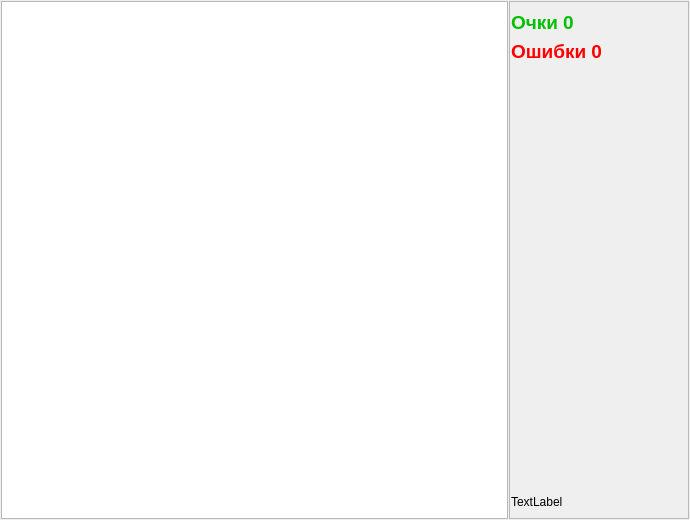
<?xml version="1.0" encoding="UTF-8"?>
<ui version="4.0">
 <class>TrenTakePutPatientWindow</class>
 <widget class="QDialog" name="TrenTakePutPatientWindow">
  <property name="geometry">
   <rect>
    <x>0</x>
    <y>0</y>
    <width>690</width>
    <height>520</height>
   </rect>
  </property>
  <property name="windowTitle">
   <string>Тренажер</string>
  </property>
  <layout class="QHBoxLayout" name="horizontalLayout">
   <property name="spacing">
    <number>1</number>
   </property>
   <property name="leftMargin">
    <number>1</number>
   </property>
   <property name="topMargin">
    <number>1</number>
   </property>
   <property name="rightMargin">
    <number>1</number>
   </property>
   <property name="bottomMargin">
    <number>1</number>
   </property>
   <item>
    <widget class="QGraphicsView" name="gvGame"/>
   </item>
   <item>
    <widget class="QFrame" name="frParams">
     <property name="sizePolicy">
      <sizepolicy hsizetype="Fixed" vsizetype="Preferred">
       <horstretch>0</horstretch>
       <verstretch>0</verstretch>
      </sizepolicy>
     </property>
     <property name="minimumSize">
      <size>
       <width>180</width>
       <height>0</height>
      </size>
     </property>
     <property name="palette">
      <palette>
       <active>
        <colorrole role="Base">
         <brush brushstyle="SolidPattern">
          <color alpha="255">
           <red>255</red>
           <green>255</green>
           <blue>255</blue>
          </color>
         </brush>
        </colorrole>
       </active>
       <inactive>
        <colorrole role="Base">
         <brush brushstyle="SolidPattern">
          <color alpha="255">
           <red>255</red>
           <green>255</green>
           <blue>255</blue>
          </color>
         </brush>
        </colorrole>
       </inactive>
       <disabled>
        <colorrole role="Base">
         <brush brushstyle="SolidPattern">
          <color alpha="255">
           <red>240</red>
           <green>240</green>
           <blue>240</blue>
          </color>
         </brush>
        </colorrole>
       </disabled>
      </palette>
     </property>
     <property name="font">
      <font>
       <pointsize>14</pointsize>
       <weight>75</weight>
       <bold>true</bold>
      </font>
     </property>
     <property name="frameShape">
      <enum>QFrame::StyledPanel</enum>
     </property>
     <property name="frameShadow">
      <enum>QFrame::Raised</enum>
     </property>
     <layout class="QVBoxLayout" name="verticalLayout_4">
      <property name="leftMargin">
       <number>1</number>
      </property>
      <property name="rightMargin">
       <number>1</number>
      </property>
      <item>
       <widget class="QLabel" name="lblGameScore">
        <property name="sizePolicy">
         <sizepolicy hsizetype="Preferred" vsizetype="Fixed">
          <horstretch>0</horstretch>
          <verstretch>0</verstretch>
         </sizepolicy>
        </property>
        <property name="palette">
         <palette>
          <active>
           <colorrole role="WindowText">
            <brush brushstyle="SolidPattern">
             <color alpha="255">
              <red>1</red>
              <green>191</green>
              <blue>1</blue>
             </color>
            </brush>
           </colorrole>
          </active>
          <inactive>
           <colorrole role="WindowText">
            <brush brushstyle="SolidPattern">
             <color alpha="255">
              <red>1</red>
              <green>191</green>
              <blue>1</blue>
             </color>
            </brush>
           </colorrole>
          </inactive>
          <disabled>
           <colorrole role="WindowText">
            <brush brushstyle="SolidPattern">
             <color alpha="255">
              <red>120</red>
              <green>120</green>
              <blue>120</blue>
             </color>
            </brush>
           </colorrole>
          </disabled>
         </palette>
        </property>
        <property name="font">
         <font>
          <pointsize>14</pointsize>
          <weight>75</weight>
          <bold>true</bold>
         </font>
        </property>
        <property name="text">
         <string>Очки 0</string>
        </property>
       </widget>
      </item>
      <item>
       <widget class="QLabel" name="lblGameErrors">
        <property name="sizePolicy">
         <sizepolicy hsizetype="Preferred" vsizetype="Fixed">
          <horstretch>0</horstretch>
          <verstretch>0</verstretch>
         </sizepolicy>
        </property>
        <property name="palette">
         <palette>
          <active>
           <colorrole role="WindowText">
            <brush brushstyle="SolidPattern">
             <color alpha="255">
              <red>255</red>
              <green>0</green>
              <blue>0</blue>
             </color>
            </brush>
           </colorrole>
          </active>
          <inactive>
           <colorrole role="WindowText">
            <brush brushstyle="SolidPattern">
             <color alpha="255">
              <red>255</red>
              <green>0</green>
              <blue>0</blue>
             </color>
            </brush>
           </colorrole>
          </inactive>
          <disabled>
           <colorrole role="WindowText">
            <brush brushstyle="SolidPattern">
             <color alpha="255">
              <red>120</red>
              <green>120</green>
              <blue>120</blue>
             </color>
            </brush>
           </colorrole>
          </disabled>
         </palette>
        </property>
        <property name="text">
         <string>Ошибки 0</string>
        </property>
       </widget>
      </item>
      <item>
       <spacer name="verticalSpacer">
        <property name="orientation">
         <enum>Qt::Vertical</enum>
        </property>
        <property name="sizeHint" stdset="0">
         <size>
          <width>20</width>
          <height>40</height>
         </size>
        </property>
       </spacer>
      </item>
      <item>
       <widget class="QLabel" name="lblFullPicture">
        <property name="font">
         <font>
          <pointsize>9</pointsize>
          <weight>50</weight>
          <bold>false</bold>
         </font>
        </property>
        <property name="text">
         <string>TextLabel</string>
        </property>
       </widget>
      </item>
     </layout>
    </widget>
   </item>
  </layout>
 </widget>
 <resources/>
 <connections/>
</ui>
